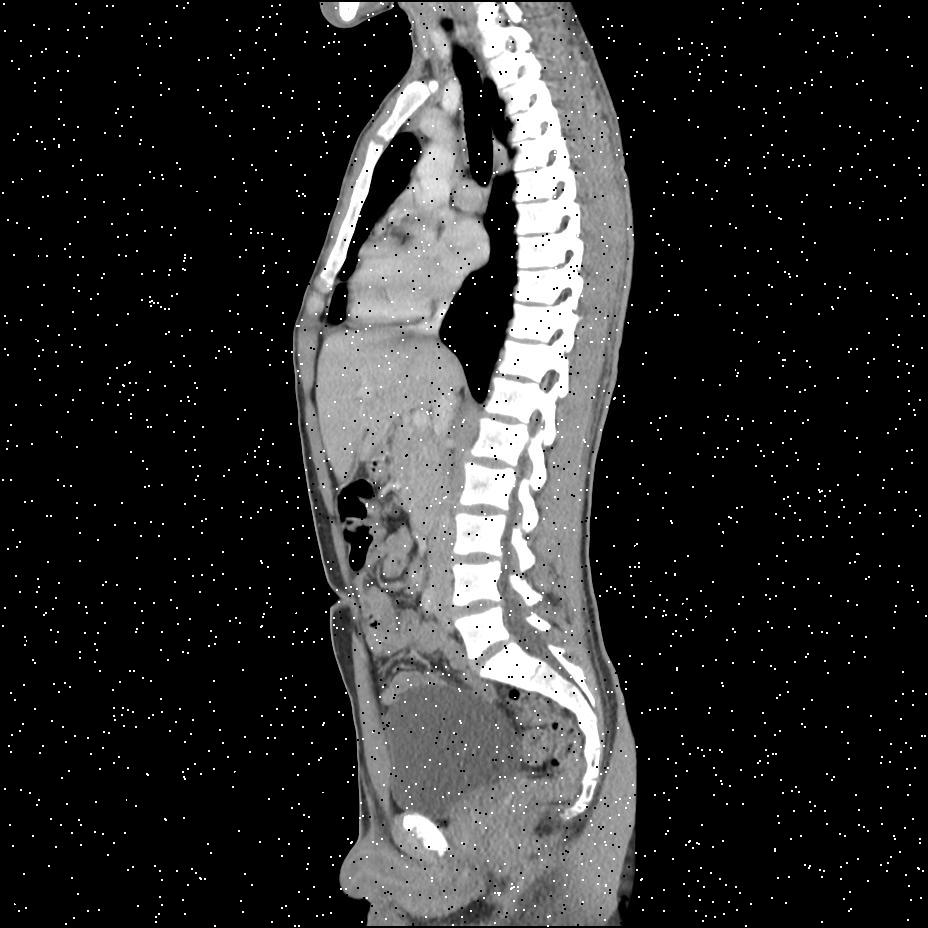
#> input picture Compression/img8.jpg, 928 x 928 px; its folder holds only this picture in this run
$ python -i GUI.py   (imports and definitions only)
#> lines starting #> are read from the running program, lines starting #| are printed output that depends on the picture; after the words box and inside, x2 and y2 are one past the last pixel; in counts of white or black regions, pixels touching at a corner belong together; long printed decimals are rounded
### Final Exercise GUI/funciones.py
from tabulate import tabulate
from imageio import imread, imwrite
from skimage.transform import radon, iradon, rescale, rotate
from numpy.fft import fft2, fftshift, ifft2
from skimage.color import rgb2gray
from skimage import data, transform, color
from skimage.morphology import binary_erosion, binary_dilation
from scipy.ndimage.morphology import binary_hit_or_miss, binary_closing, binary_opening
from skimage.segmentation import active_contour
import numpy as np
import matplotlib
import matplotlib.pyplot as plt
import cv2
import seaborn as sns
sns.set()
from PIL import Image
from copy import copy
import time
from skimage.measure import label, regionprops, regionprops_table
from skimage import measure
#matplotlib.use('agg')

# [26 lines left out: functions binarizacion, otsu, not called in this run]

def ero(img,it):
  kernele = cv2.getStructuringElement(cv2.MORPH_ELLIPSE,(10,10))
  c1 = img.astype("uint8")
  img_out = cv2.erode(c1, kernele, iterations=it)

  """
  plt.figure(figsize=(10,10))
  plt.subplot(121),plt.imshow(img,cmap='gray'),plt.title('Imagen original')
  plt.subplot(122),plt.imshow(img_out,cmap='gray'),plt.title('Imagen Erosionada')
  plt.show()
  """

  return img_out

def dil(img,it):
  kernele = cv2.getStructuringElement(cv2.MORPH_ELLIPSE,(10,10))
  c1 = img.astype("uint8")
  img_out = cv2.dilate(c1, kernele, iterations=it)

  """
  plt.figure(figsize=(10,10))
  plt.subplot(121),plt.imshow(img,cmap='gray'),plt.title('Imagen original')
  plt.subplot(122),plt.imshow(img_out,cmap='gray'),plt.title('Imagen Dilatada')
  plt.show()
  """

  return img_out

# [21 lines left out: functions close, open, not called in this run]

# Las ultimas funciones!
def etiquetadoybb(img):
  MIN_REGION = 15000
  MIN_EXTENT = 0.65

  c, labels = cv2.connectedComponents(img)

  #propiedades labels etiquetado
  regions = regionprops(labels)
  props = measure.regionprops_table(labels,img,properties=['label','area','equivalent_diameter','extent', 'centroid'])

  import pandas as pd
  df= pd.DataFrame(props)
  print(df)

  #conteo de linfocitos
  linfocitos = 0
  labels_lengthx = labels.shape[0]
  labels_lengthy = labels.shape[1]
  location = [] #ubicación

  for i in range (c-1):
    if (regions[i].area > MIN_REGION):
      if (regions[i].extent > MIN_EXTENT):
       linfocitos=linfocitos+1
       location.append(regions[i].centroid)

  print("Las linfocitos son: ", linfocitos)
  print("Las posiciones son: ", location)

  cuadrados = []
  for region in regionprops(labels):
    if (region.area > MIN_REGION):
      if(region.extent > MIN_EXTENT):
        # draw rectangles
        minr, minc, maxr, maxc = region.bbox
        #rect = matplotlib.patches.Rectangle((minc, minr), maxc - minc, maxr - minr,
        #                            fill=False, edgecolor='white', linewidth=3)
        rect = (minc, minr, maxc, maxr)
        cuadrados.append(rect)
  return cuadrados,linfocitos

def dibujarCuadrados(img_original, cuadrados):
  from PIL import Image, ImageDraw

  im = Image.fromarray(img_original)
  draw = ImageDraw.Draw(im)

  for c in cuadrados:
    draw.rectangle(c, fill=None, outline="white", width=10)

  return np.array(im)


# IMPORTANTE
"""
def etiquetadoybb(img,img_original):
  c, labels = cv2.connectedComponents(img)

  #propiedades labels etiquetado
  regions = regionprops(labels)
  props = measure.regionprops_table(labels,img,properties=['label','area','equivalent_diameter','extent', 'centroid'])

  import pandas as pd
  df= pd.DataFrame(props)
  print(df)

  #conteo de linfocitos
  linfocitos = 0
  labels_lengthx = labels.shape[0]
  labels_lengthy = labels.shape[1]
  location = [] #ubicación

  for i in range (c-1):
    if (regions[i].area>15000):
      if (regions[i].extent > 0.65):
       linfocitos=linfocitos+1
       location.append(regions[i].centroid)

  print("Las linfocitos son: ", linfocitos)
  #print("El paciente presenta ", falciformes, "de ", total, "por lo tanto presenta un ", porcentaje, "%")
  print("Las posiciones son: ", location)

  fig, ax = plt.subplots()
  fig.figimage(img_original,cmap=plt.cm.nipy_spectral)
  fig.savefig("img_original.png")
  #ESTO SIRVE PARA PONER EL CUADRADITO PERO HABRIA QUE LOGRAR SEPARAR MAS. Esto es indepe
  pos=np.zeros(shape=(1,c-1))

  #SACANDO LAS DE LOS BORDES>
  cuadrados = []
  for region in regionprops(labels):
    if (region.area>15000):
      if(region.extent > 0.65):
     # draw rectangles
        minr, minc, maxr, maxc = region.bbox
        rect = matplotlib.patches.Rectangle((minc, minr), maxc - minc, maxr - minr,
                                    fill=False, edgecolor='white', linewidth=3)
        fig.patches.append(rect)
        cuadrados.append(rect)
  #plt.show()

  fig.savefig("img_intermedia.png")
  return cuadrados,linfocitos, fig2data(fig)
"""

# [213 lines left out: functions boundingBoxP, boundingBox, Etiquetado2, Bounding_Box, not called in this run]

# IMPORTANTE
def kmeans(img):
  pixel_vals = img.reshape((-1))
  pixel_vals = np.float32(pixel_vals)

  # Definir criterio de corte = ( type, max_iter = 10 , epsilon = 1.0 )
  criteria = (cv2.TERM_CRITERIA_EPS + cv2.TERM_CRITERIA_MAX_ITER, 10, 0.2)

  # Definir centroides
  flags = cv2.KMEANS_RANDOM_CENTERS

  # Aplicamos kmeans
  compactness,labels,centers = cv2.kmeans(pixel_vals,3,None,criteria,100,flags)

  center = np.uint8(centers)
  img_kmeans = center[labels.flatten()]
  img_kmeans = img_kmeans.reshape((img.shape))

  center_blanco = np.max(center)

  """
  plt.figure(figsize=(10,10))
  plt.subplot(121),plt.imshow(img,cmap='gray'),plt.title('Imagen original')
  plt.subplot(122),plt.imshow(img_kmeans,cmap='gray'),plt.title('Imagen binarizada con Kmeans')
  plt.show()
  """
  return img_kmeans, center_blanco


"""
  Pasos para la funcion final:
"""


def contador_linf(img1):
  img_yuv1 = cv2.cvtColor(img1, cv2.COLOR_BGR2YUV)
  img1_u = img_yuv1[:,:,1] # La mas representativa
  imgkm1, center1 = kmeans(img1_u)
  cluster1 = (imgkm1 == center1)
  img1_erosion = ero(cluster1, 1)
  img1_dil = dil(img1_erosion, 1)
  cuadrados,linfocitos =etiquetadoybb(img1_dil)# Funcion final
  image = dibujarCuadrados(img1, cuadrados)
  return image,linfocitos

"""img1 = cv2.imread('/Users/juanmedina1810/PycharmProjects/PIB/Final Exercise GUI/Images/ALL_23.bmp')
plt.imshow(contador_linf(img1))
print(type(contador_linf(img1)))
plt.show()"""

### Final Exercise GUI/GUI.py
from tkinter import *
from tkinter import filedialog
import PIL
from PIL import ImageTk, Image
import numpy as np
import matplotlib.pyplot as plt
import cv2
from PIL import Image
from PIL import ImageTk
import cv2
import funciones as func
from tkinter import messagebox

"""
Cosas de practica:

root = Tk()
# Definir un texto
myLabel = Label(root, text="Hello world")
myLabel.pack()

texto = Entry(root, width=50)  # Casilla para ingresar texto
texto.pack()


# Definir un boton
# Podemos cambiarle el tamaño
# Para que tenga alguna actividad tenes que definir una funcion!
def onClick():
    label = Label(root, text="Hola! " + texto.get())
    label.pack()


# El parametro command define la funcion que tiene asignada
myButton = Button(root, text="Enter your name", padx=50, pady=20, command=onClick)
myButton.pack()

exit_button = Button(root, text="Exit", command=root.quit)
exit_button.pack()

# Para cargar imagenes!


cv_img = cv2.imread('/Users/juanmedina1810/PycharmProjects/PIB/Final Exercise GUI/Images/ALL_1.bmp',0)

photo = PIL.ImageTk.PhotoImage(image = PIL.Image.fromarray(cv_img))
#height, width = cv_img.shape
canvas = tkinter.Canvas(root)#, width = width, height = height)
canvas.pack()

# Add a PhotoImage to the Canvas
canvas.create_image(0, 0, image=photo, anchor=tkinter.NW)


root.mainloop()
"""


def select_image():
    # Los paneles son las imagenes
    global panelA, panelB

    # La funcion que nos permite seleccionar las imagenes (el path)
    path = filedialog.askopenfilename()
#> the answer given: ../Compression/img8.jpg

    if len(path) > 0:

        image_inicial = cv2.imread(path)
#> image_inicial is the input picture: shape (928, 928, 3); min 0, max 255, mean 45
        image = cv2.resize(image_inicial, (400, 300))
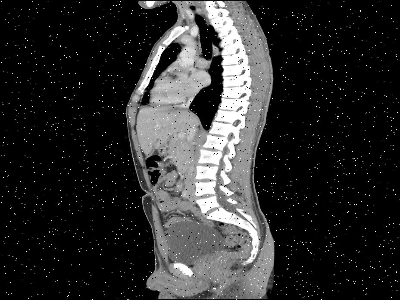
#> image: shape (300, 400, 3); min 0, max 255, mean 44.9

        """
            La funcion que diseñamos va aqui!
        """

        gray = cv2.cvtColor(image, cv2.COLOR_BGR2GRAY)

        edged, linfo = func.contador_linf(image_inicial)
#> in contador_linf, `img_yuv1 = cv2.cvtColor(img1, cv2.COLOR_BGR2YUV)`: img_yuv1: shape (928, 928, 3); mean of channels 0, 1, 2 45, 128, 128
#> in contador_linf, `img1_u = img_yuv1[:,:,1]`: img1_u: shape (928, 928); every value is 128
#> in kmeans, `compactness,labels,centers = cv2.kmeans(pixel_vals,3,None,criteria,100..`: compactness = 0; centers = [128, 128, 128]
#> in kmeans, `center_blanco = np.max(center)`: center_blanco = 128
#> in contador_linf, `cluster1 = (imgkm1 == center1)`: cluster1: shape (928, 928) bool; every value is 1
#> in etiquetadoybb, `c, labels = cv2.connectedComponents(img)`: labels: shape (928, 928) int32; every value is 1
#> in etiquetadoybb, `c, labels = cv2.connectedComponents(img)`: c = 2
#> in etiquetadoybb, `regions = regionprops(labels)`: regions = 1 regions; box (x1, y1, x2, y2) and area: (0, 0, 928, 928) 861184
#> in etiquetadoybb, `props = measure.regionprops_table(labels,img,properties=['label','area..`: props = {'label': [1], 'area': [861184], 'equivalent_diameter': [1047.1], 'extent': [1], 'centroid-0': [463.5], 'centroid-1': [463.5]}
#> in etiquetadoybb, `df= pd.DataFrame(props)`: df = table of 1 rows and 6 columns
#|    label      area  equivalent_diameter  extent  centroid-0  centroid-1
#| 0      1  861184.0          1047.136     1.0       463.5       463.5
#> after the loop in etiquetadoybb, `for i in range (c-1):`: linfocitos = 1; location = [(463.5, 463.5)]
#| Las linfocitos son:  1
#| Las posiciones son:  [(463.5, 463.5)]
#> the loop in etiquetadoybb, `for region in regionprops(labels):` made 1 pass
#> after the loop in etiquetadoybb, `for region in regionprops(labels):`: cuadrados = [(0, 0, 928, 928)]
#> in contador_linf, `cuadrados,linfocitos =etiquetadoybb(img1_dil)# Funcion final`: linfocitos = 1
#> the loop in dibujarCuadrados, `for c in cuadrados:` made 1 pass
#> in dibujarCuadrados, `return np.array(im)`:
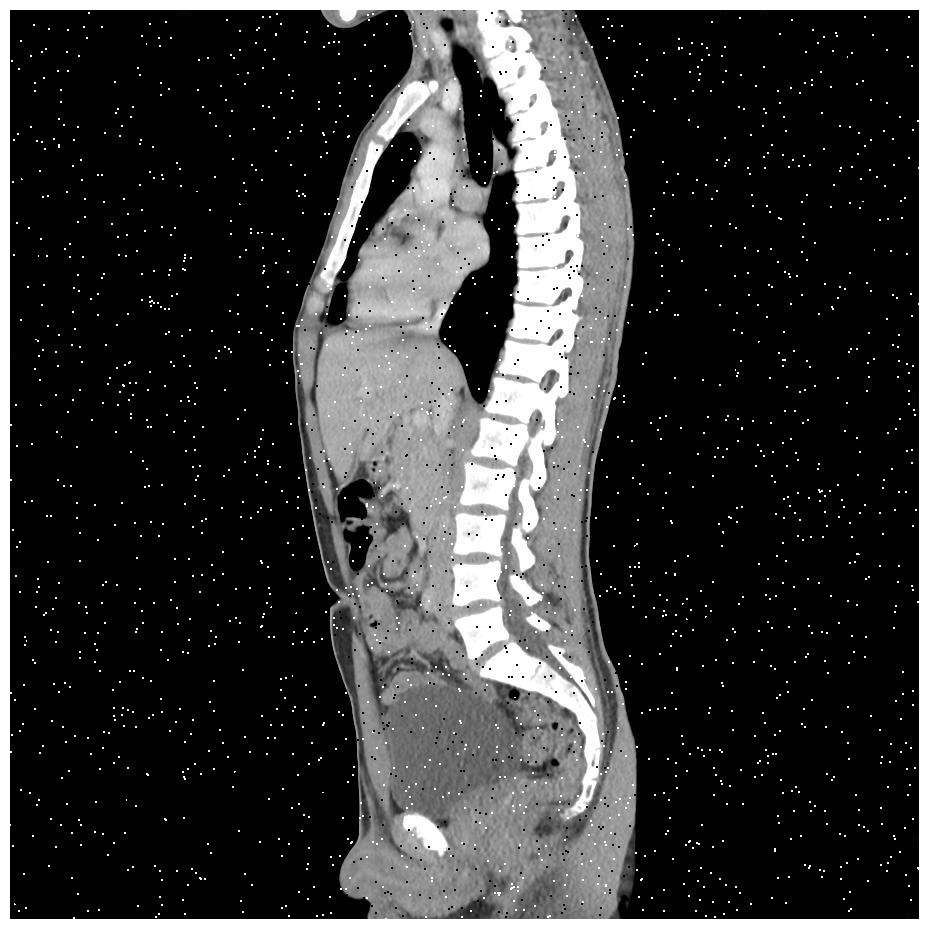
#> returned value: shape (928, 928, 3); min 0, max 255, mean 54.7
#> linfo = 1

        scale_percent = 17  # percent of original size
        width = int(edged.shape[1] * scale_percent / 100)
#> width = 157
        height = int(edged.shape[0] * scale_percent / 100)
#> height = 157
        dim = (width, height)
#> dim = (157, 157)

        # resize image
        resized = cv2.resize(edged, dim, interpolation=cv2.INTER_AREA)
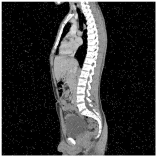
#> resized: shape (157, 157, 3); min 0, max 255, mean 54.7

        print(type(edged))
#| <class 'numpy.ndarray'>

        # La imagen original
        image = cv2.cvtColor(image, cv2.COLOR_BGR2RGB)

        # Se convierte la imagen a un formato que pueda ser leido
        image = Image.fromarray(image)
        edged = Image.fromarray(resized)

        image = ImageTk.PhotoImage(image)
        edged = ImageTk.PhotoImage(edged)

        """
            Desde aqui solo se posicionan las imagenes
        """

#> (the run stopped early here; a loop or call above may not have finished)

$ run again, on Compression/Img2.png
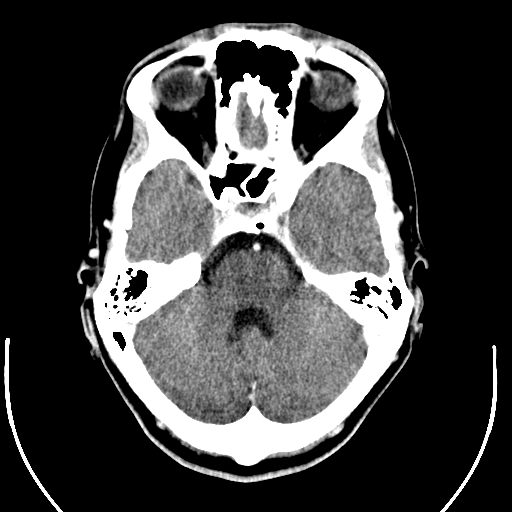
#> input picture Compression/Img2.png, 512 x 512 px
#> in select_image, image_inicial is the input picture: shape (512, 512, 3); min 0, max 255, mean 70
#> in select_image, `image = cv2.resize(image_inicial, (400, 300))`:
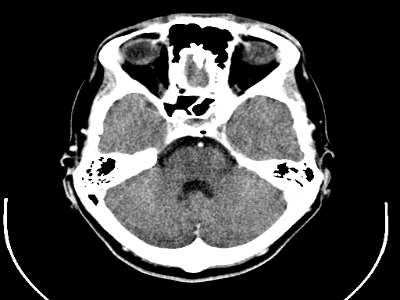
#> image: shape (300, 400, 3); min 0, max 255, mean 70
#> img_yuv1: shape (512, 512, 3); mean of channels 0, 1, 2 70, 128, 128
#> img1_u: shape (512, 512); every value is 128
#> compactness = 0; centers = [128, 128, 128]
#> center_blanco = 128
#> cluster1: shape (512, 512) bool; every value is 1
#> labels: shape (512, 512) int32; every value is 1
#> in etiquetadoybb, `c, labels = cv2.connectedComponents(img)`: c = 2
#> regions = 1 regions; box (x1, y1, x2, y2) and area: (0, 0, 512, 512) 262144
#> props = {'label': [1], 'area': [262144], 'equivalent_diameter': [577.7], 'extent': [1], 'centroid-0': [255.5], 'centroid-1': [255.5]}
#> df = table of 1 rows and 6 columns
#|    label      area  equivalent_diameter  extent  centroid-0  centroid-1
#| 0      1  262144.0           577.730     1.0       255.5       255.5
#> after the loop in etiquetadoybb, `for i in range (c-1):`: linfocitos = 1; location = [(255.5, 255.5)]
#| Las linfocitos son:  1
#| Las posiciones son:  [(255.5, 255.5)]
#> the loop in etiquetadoybb, `for region in regionprops(labels):` made 1 pass
#> after the loop in etiquetadoybb, `for region in regionprops(labels):`: cuadrados = [(0, 0, 512, 512)]
#> in contador_linf, `cuadrados,linfocitos =etiquetadoybb(img1_dil)# Funcion final`: linfocitos = 1
#> the loop in dibujarCuadrados, `for c in cuadrados:` made 1 pass
#> in select_image, `resized = cv2.resize(edged, dim, interpolation=cv2.INTER_AREA)`:
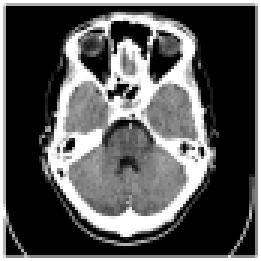
#> resized: shape (87, 87, 3) (shown 3 times larger); min 0, max 255, mean 88.2
#| <class 'numpy.ndarray'>
